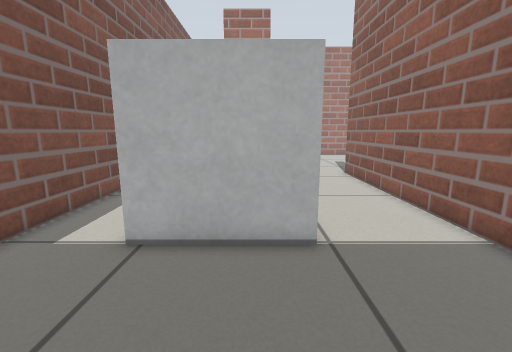
View 1 (above)

17 first-person views from a walk through a Gazebo world. The camera is 0.59 m above the floor, tilts 10° down and sees 90° across. The floor is counted in squares, 0.2 m on a side. Each view is taken from the middle of a square. On the plan, view 1 faces up. The plan holds only what a view shows up to about 19 squares ahead; the rest is blank.

View 2
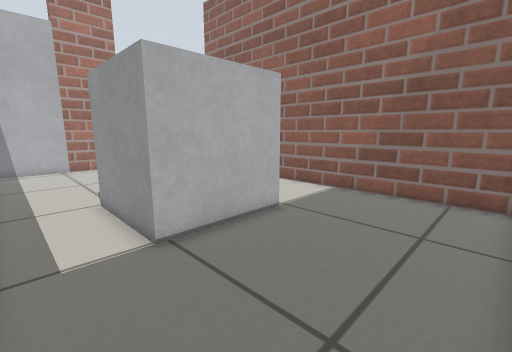

View 3
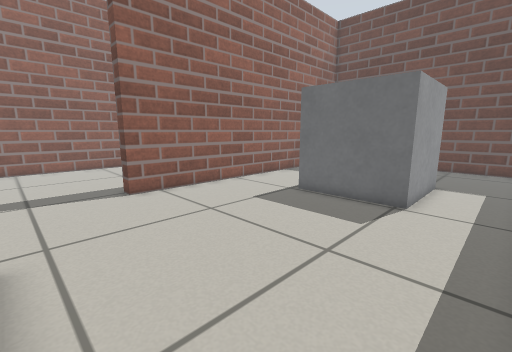

View 4
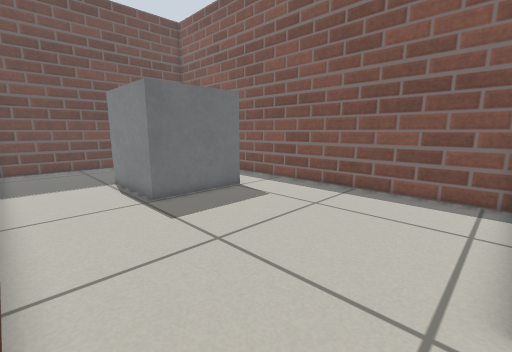

View 5
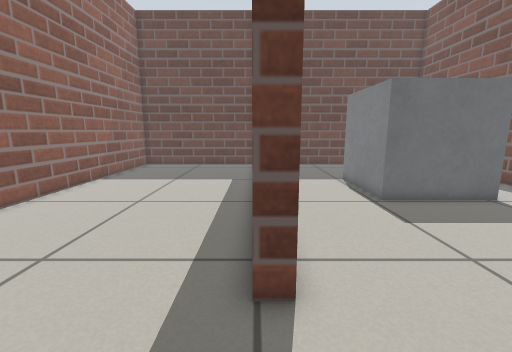

View 6
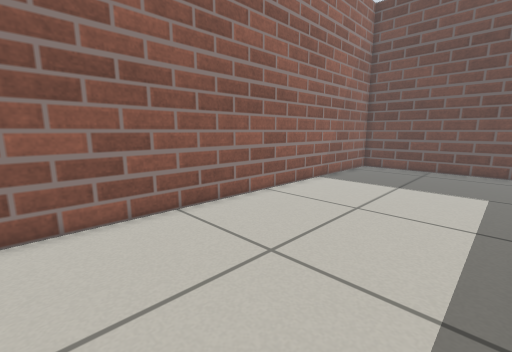

View 7
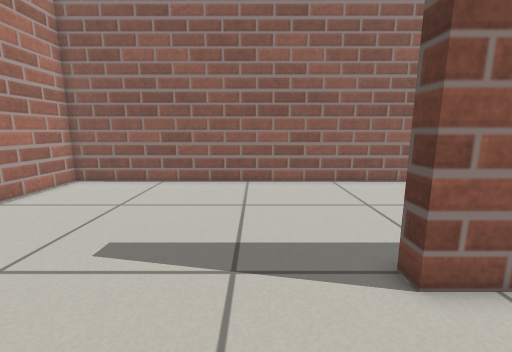

View 8
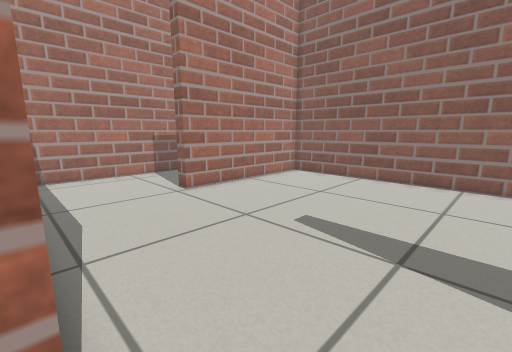

View 9
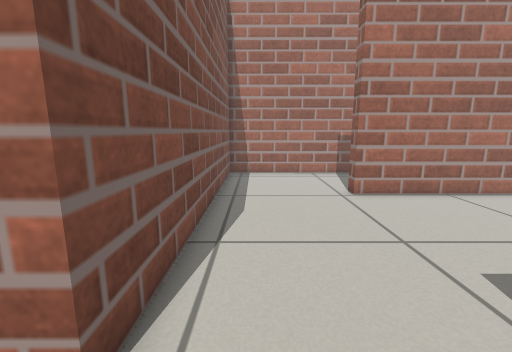

View 10
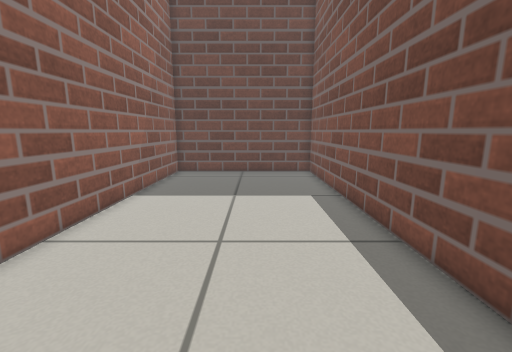

View 11
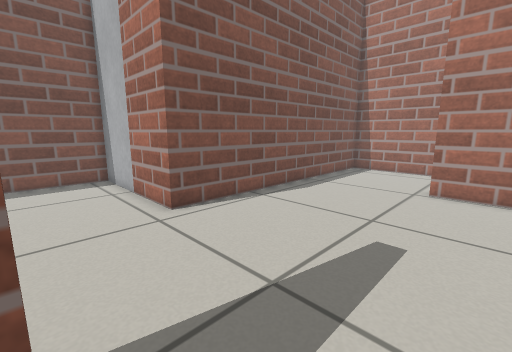

View 12
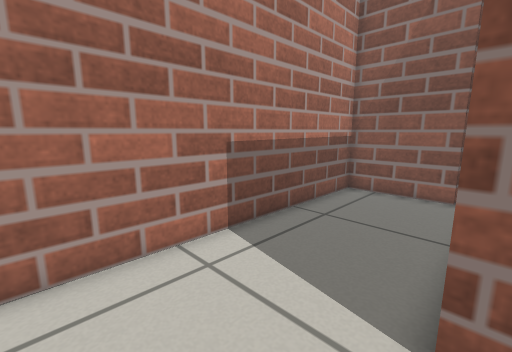

View 13
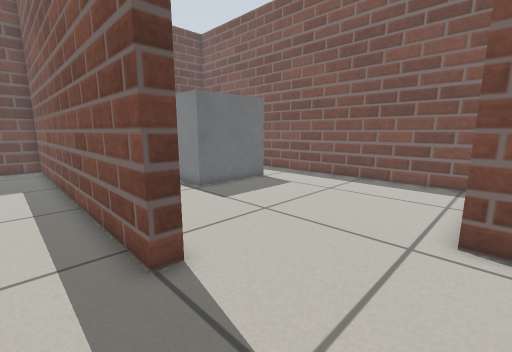

View 14
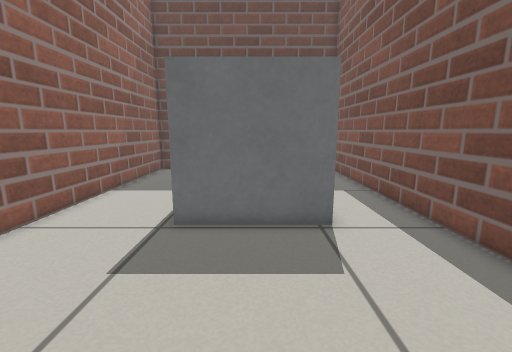

View 15
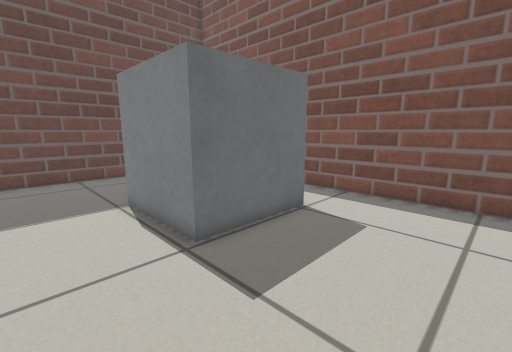

View 16
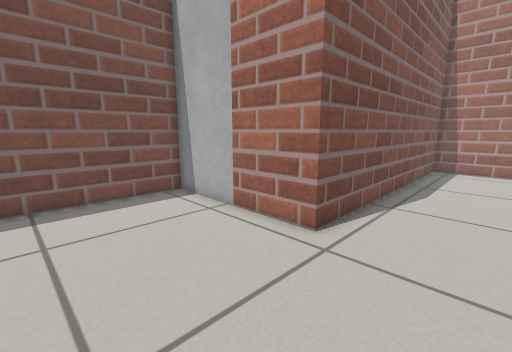

View 17
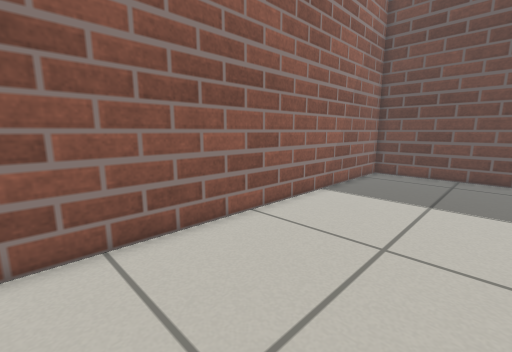

### Floor plan
Key: @ floor where view 1 was taken; # wall or solid block; . floor; B grey box; L door leaf.
Columns run from 7 left of view 1 to 17 right of it. Each row starts with its distance up from view 1.
 38         #################
 37         #...............#
 36         #...............#
 35         #...............#
 34         #...............#
 33         #...............#
 32         #......##########
 31         #...............#
 30         #...............#
 29         #...............#
 28         #...............#
 27         #...............#
 26         #...............#
 25         #...............#
 24         #...............#
 23  LLLL####...............#
 22 #.......................#
 21 #.......................#
 20 #.......................#
 19 #.......................#
 18 #............##.........#
 17 #............##.........#
 16 #............##.........#
 15 #............##.........#
 14 #............##.........#
 13 #............##.........#
 12 #............##.........#
 11 #...BBBBB....##.........#
 10 #...B   B....##.........#
  9 #...B   B....##.........#
  8 #...B   B....##.........#
  7 #...B   B....##.........#
  6 #...BBBBB....##.........#
  5 #............##.........#
  4 #............##.........#
  3 #............##.........#
  2 #............##.........#
  1 #............##.........#
  0 #......@.....##.........#
 -1 #########################

Where each view was taken, in squares from view 1:
view 1: 0 up, 0 right, facing up
view 2: 0 up, 6 left, facing up-right
view 3: 22 up, 6 left, facing down-right
view 4: 22 up, 6 right, facing down-left
view 5: 22 up, 7 right, facing down
view 6: 21 up, 8 right, facing down-right
view 7: 21 up, 2 right, facing right
view 8: 20 up, 1 right, facing up-right
view 9: 20 up, 3 right, facing up
view 10: 18 up, 11 right, facing down
view 11: 18 up, 10 right, facing up-left
view 12: 32 up, 4 right, facing up-right
view 13: 23 up, 9 right, facing down-left
view 14: 19 up, 1 left, facing down
view 15: 17 up, 5 right, facing down-left
view 16: 16 up, 5 right, facing up-left
view 17: 18 up, 10 right, facing down-right
